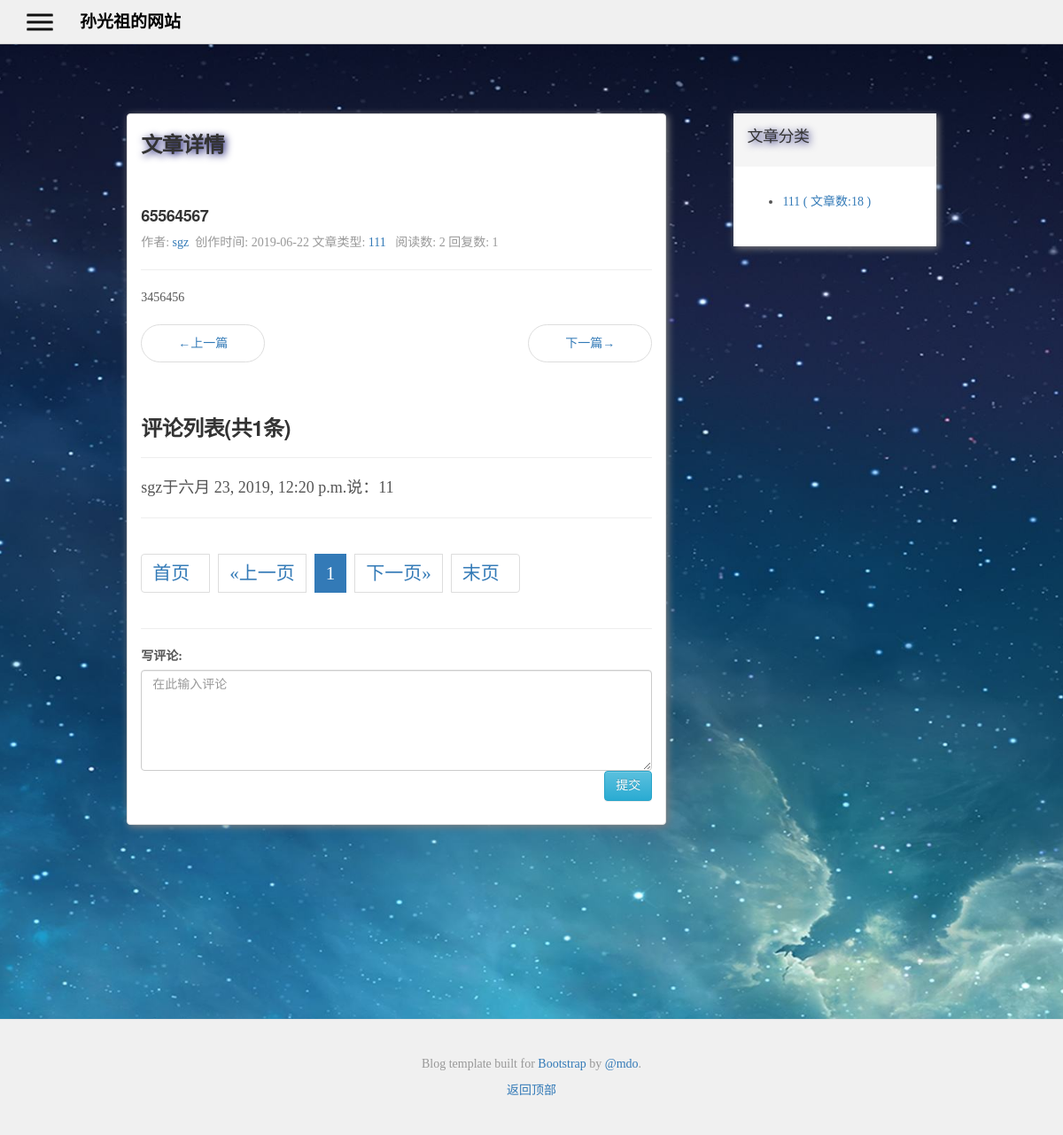
The page /article/article_detail/8 on the database its author committed.
### article/models.py (models this page shows, shortened)
class Article(models.Model):
	title = models.CharField(max_length=50)
	content = RichTextField()
	article_type = models.ForeignKey(ArticleType, on_delete=models.DO_NOTHING)
	author = models.ForeignKey(User, on_delete=models.DO_NOTHING)
	read_count = models.IntegerField(default=0)
	created_time = models.DateTimeField(auto_now_add=True)
	update_time = models.DateTimeField(auto_now=True)
	is_deleted = models.NullBooleanField(default=False)
	class Meta:
		ordering = ['-created_time']

class ArticleType(models.Model):
	type_name = models.CharField(max_length=20)

### user_message/models.py (models this page shows, shortened)
class ArticleComment(models.Model):
	text = RichTextField()
	comment_time = models.DateTimeField(auto_now_add=True)
	user = models.ForeignKey(User, on_delete=models.DO_NOTHING)
	article = models.ForeignKey(Article, on_delete=models.DO_NOTHING, default='1')
	class Meta:
		ordering = ['-comment_time']

### article/views.py (the view)
# urls.py: path('article_detail/<int:article_id>', article_detail, name='article_detail'),
def article_detail(request, article_id):
	article = get_object_or_404(Article, id=article_id)
	comments = ArticleComment.objects.filter(article_id=article_id)
	if not request.COOKIES.get('article_' + str(article_id)) == 'read':
		article.read_count += 1
		article.save()
	context = list_display(request, comments, 8)
	context['article'] = article
	context['read_count'] = article.read_count
	context['prev_article'] = Article.objects.filter(created_time__gt=article.created_time).last()
	context['next_article'] = Article.objects.filter(created_time__lt=article.created_time).first()
	context['comment_form'] = CommentForm()
	context['comments'] = comments
	context['type_list'] = ArticleType.objects.annotate(article_num=Count('article'))
	response = render(request, 'article/article_detail.html', context)
	response.set_cookie('article_' + str(article_id), 'read')
	return response

### user_message/forms.py
class CommentForm(forms.Form):
	text = forms.CharField(label='写评论', max_length=200, widget=forms.Textarea(
		attrs={'class': 'form-control', 'id': 'ckeditor', 'placeholder': '在此输入评论', 'rows': '5'}))

### my_site/common.py (called while the page is built)
def list_display(request, objs, num_per_page):
	page_num = int(request.GET.get('page', 1))
	paginator = Paginator(objs, num_per_page)
	page_now = paginator.get_page(page_num)
	page_count = paginator.num_pages
	if page_num <= 5:
		page_range = list(range(1, min(9, page_count) + 1))
	elif 5 < page_num and page_count <= 9:
		page_range = list(range(1, page_count + 1))
	else:
		page_range = list(range(page_num - 4, min(page_num + 4, page_count + 1)))
	context = dict()
	context['page_now'] = page_now
	context['page_num'] = page_num
	context['page_count'] = page_count
	context['page_range'] = page_range
	return context

### templates/article/article_detail.html (shortened to what this page needs)
{% extends 'base.html' %}
{% block container %}
<div class="panel panel-default col-sm-8 blog-main">
    <div class="blog-header">
        <h3><b>文章详情</b></h3>
    </div>
    <div class="blog-post">
        <h4><b>{{ article.title }}</b></h4>
        <p class="blog-post-meta">作者: <a href="#">{{ article.author.username }}</a>&nbsp
            创作时间: {{ article.created_time|date:"Y-m-d" }}&nbsp文章类型:
            <a href="{% url 'articles_with_type' article.article_type.id %}">{{ article.article_type.type_name }} </a>&nbsp
            阅读数: {{ read_count }}&nbsp回复数: {{ comments|length }}</p>
        <hr>
        <div>
            {{ article.content|safe }}
        </div>
        <nav aria-label="...">
            <ul class="pager">
                {% if prev_article %}
                <li class="previous"><a href="{% url 'article_detail' prev_article.id %}"><span
                        aria-hidden="true">&larr;</span>上一篇</a></li>
                {% else %}
                <li class="previous"><a href="#">无上一篇</a></li>
                {% endif %}
                {% if next_article %}
                <li class="next"><a href="{% url 'article_detail' next_article.id %}">下一篇<span
                        aria-hidden="true">&rarr;</span></a></li>
                {% else %}
                <li class="next"><a href="#"><span aria-hidden="true">&larr;</span>无下一篇</a></li>
                {% endif %}
            </ul>
        </nav>
        <h3><b>评论列表(共{{ comments|length }}条)</b></h3>
        <hr>
        {% for comment in page_now %}
        <p><font size="4">
            {{ comment.user }}于{{ comment.comment_time }}说：{{ comment.text|safe }}
        </font><br>
        <hr>
        </p>
        {% empty %}
        暂无评论
        {% endfor %}
        {% if page_now %}
        {% include 'page_nav.html' %}
        {% endif %}
        <hr>
        <form action="{% url 'add_article_comment' %}?from={{ request.get_full_path }}"
              method="POST">
            {{ comment_form }}
            <input class="btn btn-info pull-right" type="submit" value="提交">
        </form>
    </div>
</div>
{% include 'article/type_list.html' %}
{% endblock %}

### templates/article/type_list.html (shortened to what this page needs)
<div class="col-sm-3 col-sm-offset-1 blog-sidebar" style="box-shadow: 2px 2px 8px grey; background-color:white;">
    <div class="sidebar-module sidebar-module-inset">
        <h4>文章分类</h4>
    </div>
    <div class="sidebar-module">
        <ul>
            {% for type in type_list %}
            <li><a href="{% url 'articles_with_type' type.id %}">{{ type.type_name }} ( 文章数:{{ type.article_num}} )</a>
            </li>
            {% endfor %}
        </ul>
    </div>
</div>

### static/css/libs-450d8b8036.css (style rules this page uses)
html { font-size:52.5% }
@media (min-width:768px) { html { font-size:57.5% } }
body { font-size:19px;font-size:1.9rem;line-height:1.5;color:rgba(64,81,102,.96);font-family:'Nunito Sans',sans-serif }
@media (min-width:768px) { body { line-height:2.5rem } }
h1,h2,h3,h4,h5,p { max-width:100% }
h1,h2,h3,h4,h5 { margin-top:0;margin-bottom:0;letter-spacing:-.5px }
h3 { font-size:3rem;font-weight:200;line-height:3.5rem;margin-top:1rem;margin-bottom:.5rem }
h4 { font-size:2rem;line-height:2.5rem }
h4,h5 { font-weight:600 }
figure,ol,p,table,ul { margin-top:2.5rem;margin-bottom:2.5rem }
a { color:#0a90eb;text-decoration:none }
html { font-family:sans-serif;-ms-text-size-adjust:100%;-webkit-text-size-adjust:100% }
body { margin:0 }
article,aside,details,figcaption,figure,footer,header,hgroup,main,menu,nav,section,summary { display:block }
a { background-color:transparent }
b,strong { font-weight:700 }
hr { box-sizing:content-box;height:0 }
button,input,optgroup,select,textarea { color:inherit;font:inherit;margin:0 }
button,html input[type=button],input[type=reset],input[type=submit] { -webkit-appearance:button;cursor:pointer }
input { line-height:normal }
textarea { overflow:auto }
* { -webkit-box-sizing:border-box;-moz-box-sizing:border-box;box-sizing:border-box }
:after,:before { -webkit-box-sizing:border-box;-moz-box-sizing:border-box;box-sizing:border-box }
html { font-size:10px;-webkit-tap-highlight-color:transparent }
body { font-family:"Nunito Sans",sans-serif;font-size:19px;line-height:1.45;color:rgba(0,0,0,.8);background-color:#fff }
button,input,select,textarea { font-family:inherit;font-size:inherit;line-height:inherit }
a { color:rgba(1,105,160,.9);text-decoration:none }
hr { margin-top:27px;margin-bottom:27px;border:0;border-top:1px solid rgba(64,81,102,.48) }
.col-lg-1,.col-lg-10,.col-lg-11,.col-lg-12,.col-lg-2,.col-lg-3,.col-lg-4,.col-lg-5,.col-lg-6,.col-lg-7,.col-lg-8,.col-lg-9,.col-md-1,.col-md-10,.col-md-11,.col-md-12,.col-md-2,.col-md-3,.col-md-4,.col-md-5,.col-md-6,.col-md-7,.col-md-8,.col-md-9,.col-sm-1,.col-sm-10,.col-sm-11,.col-sm-12,.col-sm-2,.col-sm-3,.col-sm-4,.col-sm-5,.col-sm-6,.col-sm-7,.col-sm-8,.col-sm-9,.col-xs-1,.col-xs-10,.col-xs-11,.col-xs-12,.col-xs-2,.col-xs-3,.col-xs-4,.col-xs-5,.col-xs-6,.col-xs-7,.col-xs-8,.col-xs-9 { position:relative;min-height:1px;padding-left:10px;padding-right:10px }
@media (min-width:768px) { .col-sm-1,.col-sm-10,.col-sm-11,.col-sm-12,.col-sm-2,.col-sm-3,.col-sm-4,.col-sm-5,.col-sm-6,.col-sm-7,.col-sm-8,.col-sm-9 { float:left } }
@media (min-width:768px) { .col-sm-3 { width:25% } }
@media (min-width:768px) { .col-sm-8 { width:66.66667% } }
@media (min-width:768px) { .col-sm-offset-1 { margin-left:8.33333% } }
label { display:inline-block;max-width:100%;margin-bottom:5px;font-weight:700 }
.form-control { display:block;width:100%;height:41px;padding:6px 12px;font-size:19px;line-height:1.45;color:rgba(64,81,102,.8);background-color:#fff;background-image:none;border:1px solid #ccc;border-radius:4px;-webkit-box-shadow:inset 0 1px 1px rgba(0,0,0,.075);box-shadow:inset 0 1px 1px rgba(0,0,0,.075);-webkit-transition:border-color ease-in-out .15s,box-shadow ease-in-out .15s;-o-transition:border-color ease-in-out .15s,box-shadow ease-in-out .15s;transition:border-color ease-in-out .15s,box-shadow ease-in-out .15s }
textarea.form-control { height:auto }

### static/css/theme.css (style rules this page uses)
body { padding-top: 70px; padding-bottom: 30px; }

### static/css/blog.css (style rules this page uses)
body { font-family: "宋体", Times, serif; color: #555; }
h1, .h1, h2, .h2, h3, .h3, h4, .h4, h5, .h5, h6, .h6 { margin-top: 0; font-family: "Helvetica Neue", Helvetica, Arial, sans-serif; font-weight: normal; color: #333; }
.blog-header { padding-top: 20px; padding-bottom: 20px; }
.blog-main { font-size: 14px; line-height: 1.5; }
.sidebar-module { padding: 15px; margin: 0 -15px 15px; }
.sidebar-module-inset { padding: 15px; background-color: #f5f5f5; border-radius: 4px; }
.pager { margin-bottom: 60px; text-align: left; }
.pager > li > a { width: 140px; padding: 10px 20px; text-align: center; border-radius: 30px; }
.blog-post { margin-bottom: 60px; }
.blog-post-meta { margin-bottom: 20px; color: #999; }

### rows shown on the page
Article: title "65564567", author.username "sgz", created_time "2019-06-22", article_type.type_name "111", content "3456456"
ArticleComment: user "sgz", comment_time "六月 23, 2019, 12:20 p.m.", text "11"
ArticleType: type_name "111", article_num "18"

### other values the page prints
{{ read_count }} "2"
{{ comments|length }} "1"
{{ page_num }} "1"
